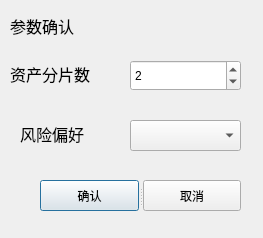
<?xml version="1.0" encoding="UTF-8"?>
<ui version="4.0">
 <class>Dialog</class>
 <widget class="QDialog" name="Dialog">
  <property name="geometry">
   <rect>
    <x>0</x>
    <y>0</y>
    <width>263</width>
    <height>238</height>
   </rect>
  </property>
  <property name="windowTitle">
   <string>Dialog</string>
  </property>
  <widget class="QSplitter" name="splitter">
   <property name="geometry">
    <rect>
     <x>40</x>
     <y>180</y>
     <width>201</width>
     <height>31</height>
    </rect>
   </property>
   <property name="orientation">
    <enum>Qt::Horizontal</enum>
   </property>
   <widget class="QPushButton" name="btnOk">
    <property name="text">
     <string>确认</string>
    </property>
   </widget>
   <widget class="QPushButton" name="btnCancel">
    <property name="text">
     <string>取消</string>
    </property>
   </widget>
  </widget>
  <widget class="QLabel" name="label_9">
   <property name="geometry">
    <rect>
     <x>10</x>
     <y>10</y>
     <width>161</width>
     <height>31</height>
    </rect>
   </property>
   <property name="font">
    <font>
     <family>微软雅黑</family>
     <pointsize>12</pointsize>
    </font>
   </property>
   <property name="text">
    <string>参数确认</string>
   </property>
  </widget>
  <widget class="QComboBox" name="comboBox">
   <property name="geometry">
    <rect>
     <x>130</x>
     <y>120</y>
     <width>111</width>
     <height>31</height>
    </rect>
   </property>
  </widget>
  <widget class="QSpinBox" name="spinBox">
   <property name="geometry">
    <rect>
     <x>130</x>
     <y>60</y>
     <width>111</width>
     <height>31</height>
    </rect>
   </property>
   <property name="minimum">
    <number>1</number>
   </property>
   <property name="maximum">
    <number>8</number>
   </property>
   <property name="value">
    <number>2</number>
   </property>
  </widget>
  <widget class="QLabel" name="label_5">
   <property name="geometry">
    <rect>
     <x>10</x>
     <y>60</y>
     <width>100</width>
     <height>27</height>
    </rect>
   </property>
   <property name="font">
    <font>
     <family>微软雅黑</family>
     <pointsize>12</pointsize>
    </font>
   </property>
   <property name="text">
    <string>资产分片数</string>
   </property>
  </widget>
  <widget class="QLabel" name="label">
   <property name="geometry">
    <rect>
     <x>20</x>
     <y>120</y>
     <width>80</width>
     <height>27</height>
    </rect>
   </property>
   <property name="font">
    <font>
     <family>微软雅黑</family>
     <pointsize>12</pointsize>
    </font>
   </property>
   <property name="text">
    <string>风险偏好</string>
   </property>
  </widget>
 </widget>
 <resources/>
 <connections/>
</ui>
